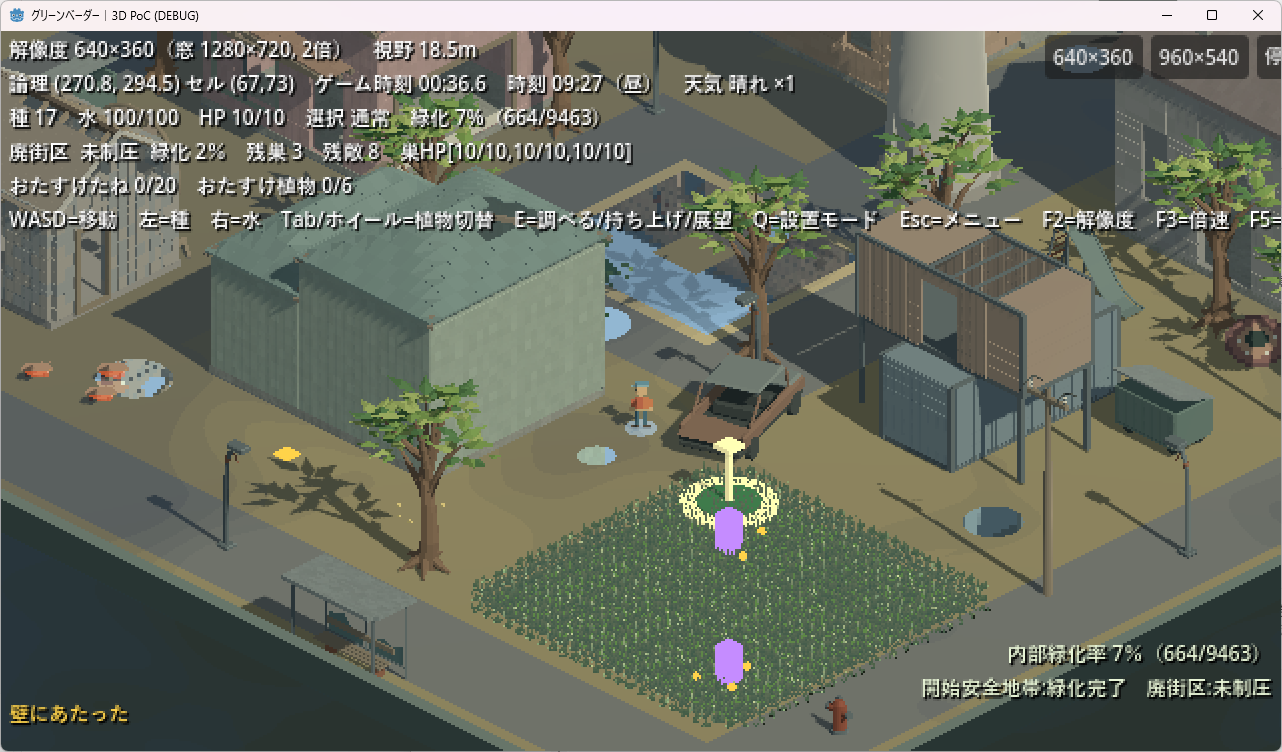
#> input picture evidence/spr01/references/user-game-640.png, 1282 x 752 px
$ python composite.py
#> lines starting #> are read from the running program, lines starting #| are printed output that depends on the picture
"""Exact screenshot composites, with no generated redrawing or background cleanup."""
from pathlib import Path
import hashlib
import json

from PIL import Image, ImageDraw, ImageFont

ROOT = Path(__file__).resolve().parent
REPO = ROOT.parents[3]
SOURCE = REPO / "evidence/spr01/references/user-game-640.png"
SPRITES = REPO / "assets/concepts/spr01/front-pixel-v1"
GAME_ORIGIN = (1, 31)
FEET = (589, 431)
SCALE = 2
CROP = (481, 319, 801, 559)
SPECS = [
    ("16x24", (16, 24), (8, 22), (573, 387)),
    ("24x36", (24, 36), (12, 34), (565, 363)),
]


def sha(path):
    return hashlib.sha256(path.read_bytes()).hexdigest()


def font(size):
    try:
        return ImageFont.truetype("C:/Windows/Fonts/consola.ttf", size)
    except OSError:
        return ImageFont.load_default()


def main():
    original_hash = sha(SOURCE)
    source = Image.open(SOURCE)
#> source is the input picture: PIL image 1282x752 RGB; mean R, G, B 106.4, 110.6, 97.4
    assert source.mode in ("RGB", "RGBA")
    original_pixels = list(source.get_flattened_data()) if hasattr(source, "get_flattened_data") else list(source.getdata())
#> original_pixels = 964064 items
    preview = Image.new("RGB", (688, 328), (37, 42, 43))
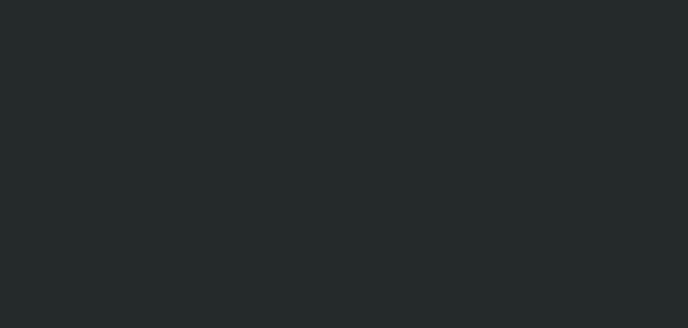
#> preview: PIL image 688x328 RGB; mean R, G, B 37, 42, 43
    draw = ImageDraw.Draw(preview)
    results = []
    for index, (name, size, anchor, top_left) in enumerate(SPECS):
        sprite_path = SPRITES / f"front-{name}.png"
        sprite_hash = sha(sprite_path)
        sprite = Image.open(sprite_path)
        assert sprite.mode == "RGBA" and sprite.size == size
        assert {pixel[3] for pixel in sprite.getdata()} == {0, 255}
        assert (top_left[0] + anchor[0] * SCALE, top_left[1] + anchor[1] * SCALE) == FEET
        assert all((top_left[axis] - GAME_ORIGIN[axis]) % SCALE == 0 for axis in (0, 1))
        scaled = sprite.resize((size[0] * SCALE, size[1] * SCALE), Image.Resampling.NEAREST)
        for y in range(size[1]):
            for x in range(size[0]):
                for dy in range(SCALE):
                    for dx in range(SCALE):
                        assert scaled.getpixel((x * SCALE + dx, y * SCALE + dy)) == sprite.getpixel((x, y))
        output = source.copy()
        output.paste(scaled, top_left, scaled.getchannel("A"))
        output_path = ROOT / f"screen-{name}.png"
        output.save(output_path)
        actual = Image.open(output_path)
        assert actual.size == source.size and actual.mode == source.mode
        outside_count = foreground_count = changed_count = 0
        for y in range(source.height):
            for x in range(source.width):
                sx, sy = x - top_left[0], y - top_left[1]
                covered = 0 <= sx < scaled.width and 0 <= sy < scaled.height and scaled.getpixel((sx, sy))[3] == 255
                actual_pixel = actual.getpixel((x, y))
                original_pixel = source.getpixel((x, y))
                if covered:
                    expected = scaled.getpixel((sx, sy))
                    if source.mode == "RGB":
                        expected = expected[:3]
                    assert actual_pixel == expected, (name, "foreground", x, y)
                    foreground_count += 1
                else:
                    assert actual_pixel == original_pixel, (name, "outside alpha", x, y)
                    outside_count += 1
                changed_count += actual_pixel != original_pixel
        # Both panels retain exactly the same source crop and scale.
        panel = actual.crop(CROP).convert("RGB")
        panel_origin = (16 + index * 336, 44)
        preview.paste(panel, panel_origin)
        for y in range(panel.height):
            for x in range(panel.width):
                assert preview.getpixel((panel_origin[0] + x, panel_origin[1] + y)) == actual.getpixel((CROP[0] + x, CROP[1] + y))[:3]
        draw.text((panel_origin[0], 12), f"{name} sprite | window 2x", font=font(15), fill=(237, 233, 217))
        assert sha(sprite_path) == sprite_hash
        results.append({
            "source_sprite": str(sprite_path.relative_to(REPO)),
            "source_sprite_sha256": sprite_hash,
            "sprite_size": size,
            "source_foot_anchor": anchor,
            "scale": SCALE,
            "scaled_frame_size": scaled.size,
            "top_left_in_screenshot": top_left,
            "feet_in_screenshot": FEET,
            "scaled_opaque_bbox_relative": scaled.getbbox(),
            "outside_alpha_pixels_preserved": outside_count,
            "foreground_pixels_exact": foreground_count,
            "changed_pixels": changed_count,
            "nearest_2x_replication": True,
            "preview_crop_exact": True,
            "file": output_path.name,
            "sha256": sha(output_path),
        })
    draw.text((16, 299), "Same crop / both 2x / 24x36 is 1.5x larger", font=font(15), fill=(204, 206, 196))
    preview_path = ROOT / "comparison.png"
    preview.save(preview_path)
    assert sha(SOURCE) == original_hash
    assert list(source.get_flattened_data() if hasattr(source, "get_flattened_data") else source.getdata()) == original_pixels
    report = {
        "status": "PASS",
        "source": str(SOURCE.relative_to(REPO)),
        "source_sha256": original_hash,
        "source_mode": source.mode,
        "source_size": source.size,
        "game_origin_in_screenshot": GAME_ORIGIN,
        "game_internal_size": [640, 360],
        "window_integer_scale": SCALE,
        "common_feet_in_game_pixels": [(FEET[0] - GAME_ORIGIN[0]) // SCALE, (FEET[1] - GAME_ORIGIN[1]) // SCALE],
        "source_bytes_unchanged": True,
        "results": results,
        "comparison": {"file": "comparison.png", "size": preview.size, "same_crop_xyxy": CROP, "additional_scale": 1, "sha256": sha(preview_path)},
        "limitations": ["Static screenshot size preview only", "No lighting/shadow/occlusion/game rendering verification"],
    }
    (ROOT / "self-check.json").write_text(json.dumps(report, indent=2) + "\n", encoding="utf-8")
    print(json.dumps(report, indent=2))


if __name__ == "__main__":
#> (the run stopped early here; a loop or call above may not have finished)
